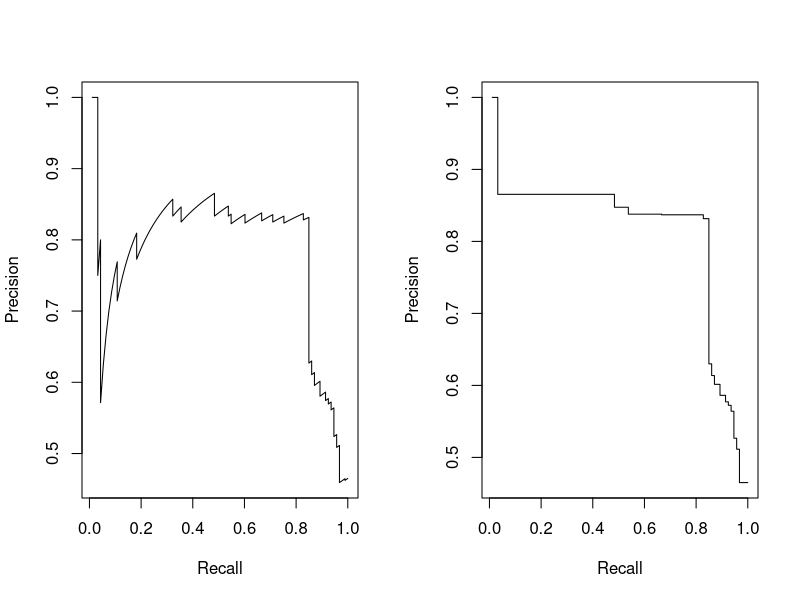

Generate this figure with R:
## ROCR - Precision/Recall curves
library(ROCR)
par(mfcol = c(1,2))
data(ROCR.simple)
pred <- prediction(ROCR.simple$predictions, ROCR.simple$labels)
perf <- performance(pred,'prec','rec')
plot(perf)

## Interpolated precision
PRcurve <- function(preds,trues,...){
    require(ROCR, quietly=T)
    pd <- prediction(preds,trues)
    pf<-performance(pd,'prec','rec')
    pf@y.values<- lapply(pf@y.values,function(x)rev(cummax(rev(x))))
    plot(pf,...)
}
PRcurve(ROCR.simple$predictions, ROCR.simple$labels)
